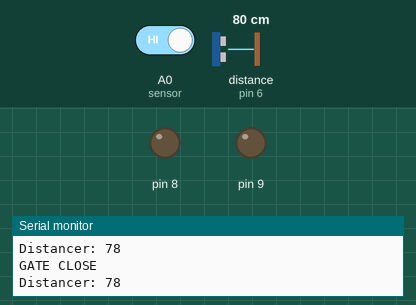
This sketch was run on a simulated Arduino Uno, built with avr-gcc and run on an emulated ATmega328P. On the bench: output pins drawn as LEDs (lit = HIGH), the last lines printed to the serial monitor. Wiring (inferred from the names in the program): ultrasonic range finder: trigger pin 7; echo pin 6. The test bench sets the inputs (shaded band); at power-on: A0 (sensor) HIGH, distance to the obstacle (sensor on pin 6) 80 cm. The echo pulse lasts 58.3 µs per cm; pins used as bus, display or sensor lines are not drawn.

Above: at 1.2 s.
1.3 s: A0 (sensor) driven LOW
At 1.7 s:
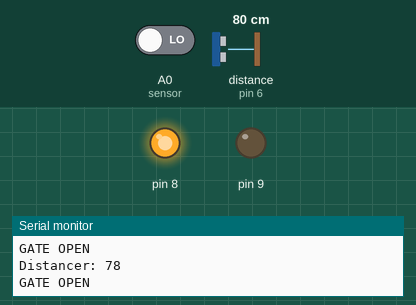
2.8 s: distance to the obstacle (sensor on pin 6) set to 12 cm
4.3 s: distance to the obstacle (sensor on pin 6) set to 9 cm
At 5.0 s:
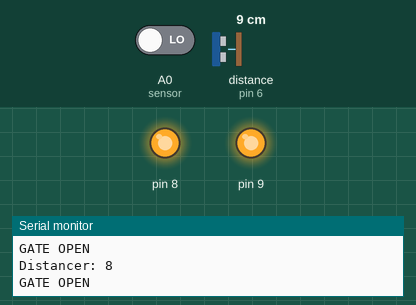
5.8 s: A0 (sensor) driven HIGH
At 6.7 s:
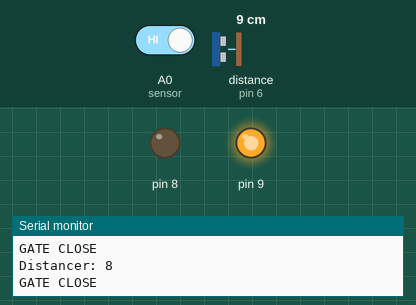
7.3 s: distance to the obstacle (sensor on pin 6) set to 11 cm
10.3 s: distance to the obstacle (sensor on pin 6) set to 14 cm
At 10.9 s:
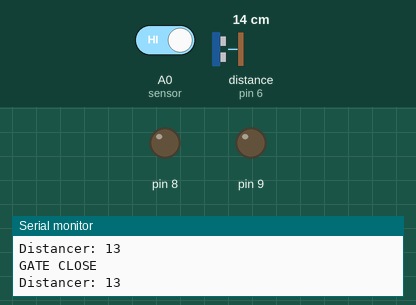
Timing chart, 0 to 12.8 s (numbered marks = the images above; inputs shaded):
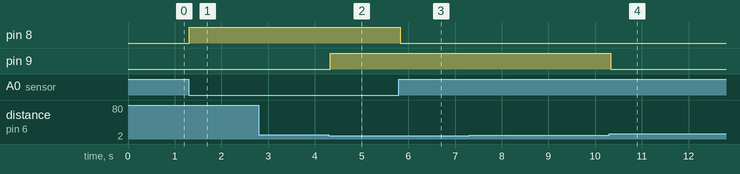

The sketch:

1.SMART_HOME.ino
```cpp
 const int sensor=A0;
 int sensor_state;
 const int trigPinr = 7;
  const int echoPinr = 6;
  long durationr;
  int distancer;
 void setup()
{
   pinMode(8,OUTPUT);
  pinMode(9,OUTPUT);
  pinMode(trigPinr, OUTPUT);
  pinMode(echoPinr, INPUT);
  pinMode(A0,INPUT);
  Serial.begin(9600);
}
void loop()
{
  digitalWrite(trigPinr, LOW);
  delayMicroseconds(2);
  digitalWrite(trigPinr, HIGH);
  delayMicroseconds(10);
  digitalWrite(trigPinr, LOW);
  durationr = pulseIn(echoPinr, HIGH);
  distancer= durationr*0.034/2;
  Serial.print("Distancer: ");
  Serial.println(distancer);

   if( distancer <10) //IF ONLY CENTER DETECTED
     {
     digitalWrite (9,HIGH);
     }
     else if( distancer >11) //IF ONLY CENTER DETECTED
     {
     digitalWrite (9,LOW);
     }

  sensor_state=digitalRead(sensor);
 if(  sensor_state == LOW)
{
  Serial.println("GATE OPEN");

digitalWrite(8,HIGH);
}

 else if(  sensor_state==HIGH)
{
  Serial.println("GATE CLOSE");

digitalWrite(8,LOW);

}

}
```

Measured:
- the behaviour switches between 11 and 10 cm on distance to the obstacle (sensor on pin 6) (found by bisection; images 1 and 2)
- the behaviour switches between 12 and 13 cm on distance to the obstacle (sensor on pin 6) (found by bisection; images 3 and 4)
- after the input at 1.3 s, pin 8: LOW → HIGH at once
- after the input at 4.3 s, pin 9: LOW → HIGH at once
- after the input at 5.8 s, pin 8: HIGH → LOW at once
- after the input at 10.3 s, pin 9: HIGH → LOW at once
